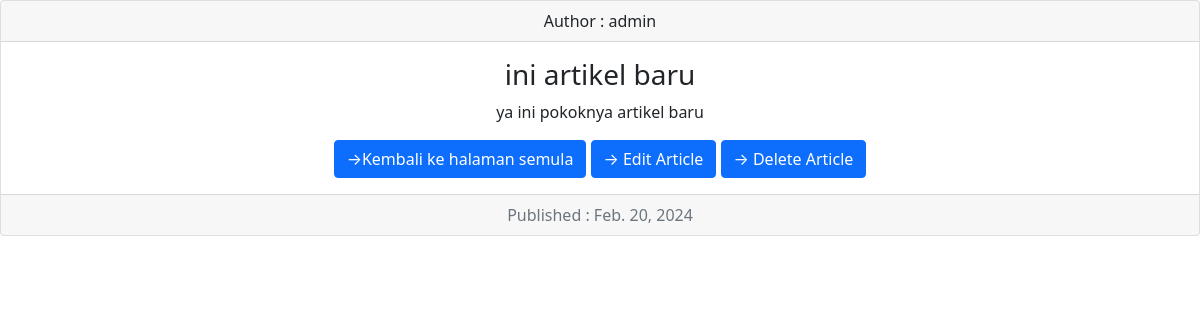
The app's page /articles/read/561d7727-1bab-4cfb-8e42-5c19aa916144 with its own data.
### article/models.py (models this page shows)
class Article(models.Model):
    uuid = models.UUIDField(primary_key=True, default=uuid4,editable=False)
    title = models.CharField(max_length=191)
    content = models.TextField()
    created_by = models.ForeignKey(
        settings.AUTH_USER_MODEL, on_delete=models.CASCADE,
        related_name='%(class)s_created_by'
    )
    created_at = models.DateTimeField(auto_now_add=True)

### article/views.py (the view)
# urls.py: path('read/<slug:slug>', DetailArticleView.as_view()),
class DetailArticleView(DetailView):
    model = Article
    template_name = "article_detail.html"
    def get_object(self, queryset=None):
        slug = self.kwargs['slug']
        obj = Article.objects.get(uuid=slug)
        return obj
    def get_context_data(self, **kwargs):
        context = super().get_context_data(**kwargs)
        context['now'] = timezone.now()
        return context

### article/templates/article_detail.html (shortened to what this page needs)
<!DOCTYPE html>
<html lang="en">
<head>
</head>
<body>
{% extends 'layout.html'%}
{% block container %}
<div class="card text-center">
    <div class="card-header">
        Author : {{object.created_by.username}}
    </div>
    <div class="card-body">
        <h3 class="card-title">{{object.title}}</h3>
        <p class="card-text">{{object.content}}</p>
        <a href="/articles/shows/" class="btn btn-primary">&rarr;Kembali ke halaman semula</a>
        <a href="/articles?uuid={{object.uuid}}" class="btn btn-primary">&rarr; Edit Article</a>
        <a href="/articles/{{object.uuid}}/delete" class="btn btn-primary">&rarr; Delete Article</a>
    </div>
    <div class="card-footer text-muted">
        Published : {{object.created_at | date}}
    </div>
</div>
{% endblock %}

### records on screen
Article: created_by.username "admin", title "ini artikel baru", content "ya ini pokoknya artikel baru", created_at "Feb. 20, 2024"
